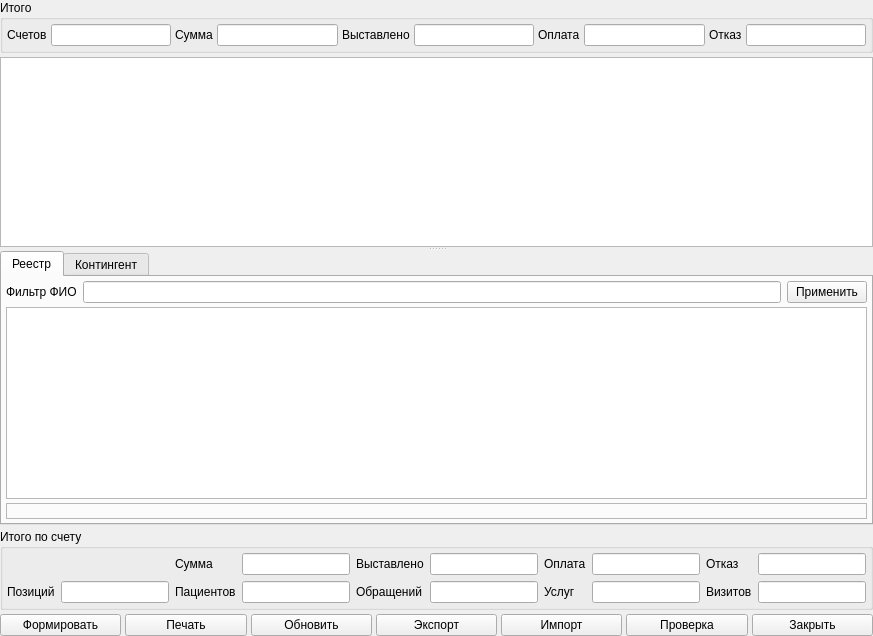
     <widget class="QWidget" name="layoutWidget">
      <layout class="QVBoxLayout">
       <property name="spacing">
        <number>4</number>
       </property>
       <property name="margin">
        <number>0</number>
       </property>
       <item>
        <widget class="QSplitter" name="splitter_2">
         <property name="orientation">
          <enum>Qt::Vertical</enum>
         </property>
         <property name="childrenCollapsible">
          <bool>false</bool>
         </property>
         <widget class="QWidget" name="layoutWidget">
          <layout class="QVBoxLayout">
           <property name="spacing">
            <number>4</number>
           </property>
           <property name="margin">
            <number>0</number>
           </property>
           <item>
            <widget class="QGroupBox" name="groupTotal">
             <property name="title">
              <string>Итого</string>
             </property>
             <layout class="QHBoxLayout">
              <property name="spacing">
               <number>4</number>
              </property>
              <property name="margin">
               <number>4</number>
              </property>
              <item>
               <widget class="QLabel" name="lblTotalAccounts">
                <property name="text">
                 <string>Счетов</string>
                </property>
                <property name="buddy">
                 <cstring>edtTotalAccounts</cstring>
                </property>
               </widget>
              </item>
              <item>
               <widget class="QLineEdit" name="edtTotalAccounts">
                <property name="alignment">
                 <set>Qt::AlignRight</set>
                </property>
                <property name="readOnly">
                 <bool>true</bool>
                </property>
               </widget>
              </item>
              <item>
               <widget class="QLabel" name="lblTotalSum">
                <property name="text">
                 <string>Сумма</string>
                </property>
                <property name="buddy">
                 <cstring>edtTotalSum</cstring>
                </property>
               </widget>
              </item>
              <item>
               <widget class="QLineEdit" name="edtTotalSum">
                <property name="alignment">
                 <set>Qt::AlignRight</set>
                </property>
                <property name="readOnly">
                 <bool>true</bool>
                </property>
               </widget>
              </item>
              <item>
               <widget class="QLabel" name="lblTotalExposed">
                <property name="text">
                 <string>Выставлено</string>
                </property>
                <property name="buddy">
                 <cstring>edtTotalExposed</cstring>
                </property>
               </widget>
              </item>
              <item>
               <widget class="QLineEdit" name="edtTotalExposed">
                <property name="alignment">
                 <set>Qt::AlignRight</set>
                </property>
                <property name="readOnly">
                 <bool>true</bool>
                </property>
               </widget>
              </item>
              <item>
               <widget class="QLabel" name="lblTotalPayed">
                <property name="text">
                 <string>Оплата</string>
                </property>
                <property name="buddy">
                 <cstring>edtTotalPayed</cstring>
                </property>
               </widget>
              </item>
              <item>
               <widget class="QLineEdit" name="edtTotalPayed">
                <property name="alignment">
                 <set>Qt::AlignRight</set>
                </property>
                <property name="readOnly">
                 <bool>true</bool>
                </property>
               </widget>
              </item>
              <item>
               <widget class="QLabel" name="lblTotalRejected">
                <property name="text">
                 <string>Отказ</string>
                </property>
                <property name="buddy">
                 <cstring>edtTotalRefused</cstring>
                </property>
               </widget>
              </item>
              <item>
               <widget class="QLineEdit" name="edtTotalRefused">
                <property name="alignment">
                 <set>Qt::AlignRight</set>
                </property>
                <property name="readOnly">
                 <bool>true</bool>
                </property>
               </widget>
              </item>
             </layout>
            </widget>
           </item>
           <item>
            <widget class="CTableView" name="tblAccounts"/>
           </item>
          </layout>
         </widget>
         <widget class="QWidget" name="layoutWidget">
          <layout class="QVBoxLayout">
           <property name="spacing">
            <number>4</number>
           </property>
           <property name="margin">
            <number>0</number>
           </property>
           <item>
            <widget class="QTabWidget" name="tabWidget_2">
             <property name="currentIndex">
              <number>0</number>
             </property>
             <widget class="QWidget" name="tab">
              <attribute name="title">
               <string>Реестр</string>
              </attribute>
              <layout class="QGridLayout">
               <property name="margin">
                <number>4</number>
               </property>
               <property name="spacing">
                <number>4</number>
               </property>
               <item row="2" column="0">
                <widget class="CTableView" name="tblAccountItems"/>
               </item>
               <item row="3" column="0">
                <widget class="QLabel" name="lblAccountItemInfo">
                 <property name="sizePolicy">
                  <sizepolicy hsizetype="Preferred" vsizetype="Preferred">
                   <horstretch>0</horstretch>
                   <verstretch>0</verstretch>
                  </sizepolicy>
                 </property>
                 <property name="frameShape">
                  <enum>QFrame::StyledPanel</enum>
                 </property>
                 <property name="frameShadow">
                  <enum>QFrame::Sunken</enum>
                 </property>
                 <property name="lineWidth">
                  <number>1</number>
                 </property>
                 <property name="midLineWidth">
                  <number>0</number>
                 </property>
                 <property name="text">
                  <string/>
                 </property>
                 <property name="wordWrap">
                  <bool>true</bool>
                 </property>
                </widget>
               </item>
               <item row="1" column="0">
                <widget class="QWidget" name="filter" native="true">
                 <layout class="QHBoxLayout" name="horizontalLayout">
                  <property name="margin">
                   <number>0</number>
                  </property>
                  <item>
                   <widget class="QLabel" name="lblFioFilter">
                    <property name="text">
                     <string>Фильтр ФИО</string>
                    </property>
                    <property name="buddy">
                     <cstring>edtFioFilter</cstring>
                    </property>
                   </widget>
                  </item>
                  <item>
                   <widget class="QLineEdit" name="edtFioFilter"/>
                  </item>
                  <item>
                   <widget class="QPushButton" name="btnApplyFilter">
                    <property name="text">
                     <string>Применить</string>
                    </property>
                   </widget>
                  </item>
                 </layout>
                </widget>
               </item>
              </layout>
             </widget>
             <widget class="QWidget" name="tab_2">
              <attribute name="title">
               <string>Контингент</string>
              </attribute>
              <layout class="QGridLayout">
               <property name="margin">
                <number>4</number>
               </property>
               <property name="spacing">
                <number>4</number>
               </property>
               <item row="0" column="0">
                <widget class="CTableView" name="tblAccountContingent"/>
               </item>
              </layout>
             </widget>
            </widget>
           </item>
           <item>
            <widget class="QGroupBox" name="groupAccount">
             <property name="title">
              <string>Итого по счету</string>
             </property>
             <layout class="QGridLayout" name="gridLayout">
              <property name="margin">
               <number>4</number>
              </property>
              <item row="0" column="8">
               <widget class="QLabel" name="lblAccountRejected">
                <property name="text">
                 <string>Отказ</string>
                </property>
                <property name="buddy">
                 <cstring>edtAccountItemsRefused</cstring>
                </property>
               </widget>
              </item>
              <item row="1" column="9">
               <widget class="QLineEdit" name="edtAccountItemsVisitsCount">
                <property name="alignment">
                 <set>Qt::AlignRight|Qt::AlignTrailing|Qt::AlignVCenter</set>
                </property>
                <property name="readOnly">
                 <bool>true</bool>
                </property>
               </widget>
              </item>
              <item row="0" column="9">
               <widget class="QLineEdit" name="edtAccountItemsRefused">
                <property name="alignment">
                 <set>Qt::AlignRight</set>
                </property>
                <property name="readOnly">
                 <bool>true</bool>
                </property>
               </widget>
              </item>
              <item row="1" column="3">
               <widget class="QLineEdit" name="edtAccountItemsClientsCount">
                <property name="alignment">
                 <set>Qt::AlignRight|Qt::AlignTrailing|Qt::AlignVCenter</set>
                </property>
                <property name="readOnly">
                 <bool>true</bool>
                </property>
               </widget>
              </item>
              <item row="1" column="5">
               <widget class="QLineEdit" name="edtAccountItemsEventsCount">
                <property name="alignment">
                 <set>Qt::AlignRight|Qt::AlignTrailing|Qt::AlignVCenter</set>
                </property>
                <property name="readOnly">
                 <bool>true</bool>
                </property>
               </widget>
              </item>
              <item row="0" column="6">
               <widget class="QLabel" name="lblAccountPayed">
                <property name="text">
                 <string>Оплата</string>
                </property>
                <property name="buddy">
                 <cstring>edtAccountItemsPayed</cstring>
                </property>
               </widget>
              </item>
              <item row="0" column="7">
               <widget class="QLineEdit" name="edtAccountItemsPayed">
                <property name="alignment">
                 <set>Qt::AlignRight</set>
                </property>
                <property name="readOnly">
                 <bool>true</bool>
                </property>
               </widget>
              </item>
              <item row="1" column="6">
               <widget class="QLabel" name="lblAccountActionsCount">
                <property name="text">
                 <string>Услуг</string>
                </property>
               </widget>
              </item>
              <item row="1" column="4">
               <widget class="QLabel" name="lblAccountEventsCount">
                <property name="text">
                 <string>Обращений</string>
                </property>
               </widget>
              </item>
              <item row="1" column="7">
               <widget class="QLineEdit" name="edtAccountItemsActionsCount">
                <property name="alignment">
                 <set>Qt::AlignRight|Qt::AlignTrailing|Qt::AlignVCenter</set>
                </property>
                <property name="readOnly">
                 <bool>true</bool>
                </property>
               </widget>
              </item>
              <item row="1" column="8">
               <widget class="QLabel" name="lblAccountVisitsCount">
                <property name="text">
                 <string>Визитов</string>
                </property>
               </widget>
              </item>
              <item row="1" column="2">
               <widget class="QLabel" name="lblAccountClientsCount">
                <property name="text">
                 <string>Пациентов</string>
                </property>
               </widget>
              </item>
              <item row="1" column="0">
               <widget class="QLabel" name="lblAccountItemsCount">
                <property name="text">
                 <string>Позиций</string>
                </property>
                <property name="buddy">
                 <cstring>edtAccountItemsCount</cstring>
                </property>
               </widget>
              </item>
              <item row="1" column="1">
               <widget class="QLineEdit" name="edtAccountItemsCount">
                <property name="alignment">
                 <set>Qt::AlignRight</set>
                </property>
                <property name="readOnly">
                 <bool>true</bool>
                </property>
               </widget>
              </item>
              <item row="0" column="5">
               <widget class="QLineEdit" name="edtAccountItemsExposed">
                <property name="alignment">
                 <set>Qt::AlignRight</set>
                </property>
                <property name="readOnly">
                 <bool>true</bool>
                </property>
               </widget>
              </item>
              <item row="0" column="4">
               <widget class="QLabel" name="lblAccountExposed">
                <property name="text">
                 <string>Выставлено</string>
                </property>
                <property name="buddy">
                 <cstring>edtAccountItemsExposed</cstring>
                </property>
               </widget>
              </item>
              <item row="0" column="2">
               <widget class="QLabel" name="lblAccountSum">
                <property name="text">
                 <string>Сумма</string>
                </property>
                <property name="buddy">
                 <cstring>edtAccountItemsSum</cstring>
                </property>
               </widget>
              </item>
              <item row="0" column="3">
               <widget class="QLineEdit" name="edtAccountItemsSum">
                <property name="alignment">
                 <set>Qt::AlignRight</set>
                </property>
                <property name="readOnly">
                 <bool>true</bool>
                </property>
               </widget>
              </item>
             </layout>
            </widget>
           </item>
          </layout>
         </widget>
        </widget>
       </item>
       <item>
        <layout class="QHBoxLayout" stretch="0,0,0,0,0,0,0">
         <property name="spacing">
          <number>4</number>
         </property>
         <property name="margin">
          <number>0</number>
         </property>
         <item>
          <widget class="QPushButton" name="btnForm">
           <property name="text">
            <string>Формировать</string>
           </property>
          </widget>
         </item>
         <item>
          <widget class="CPrintButton" name="btnPrint">
           <property name="text">
            <string>Печать</string>
           </property>
          </widget>
         </item>
         <item>
          <widget class="QPushButton" name="btnRefresh">
           <property name="text">
            <string>Обновить</string>
           </property>
          </widget>
         </item>
         <item>
          <widget class="QPushButton" name="btnExport">
           <property name="text">
            <string>Экспорт</string>
           </property>
          </widget>
         </item>
         <item>
          <widget class="QPushButton" name="btnImport">
           <property name="text">
            <string>Импорт</string>
           </property>
          </widget>
         </item>
         <item>
          <widget class="QPushButton" name="btnCheck">
           <property name="text">
            <string>Проверка</string>
           </property>
          </widget>
         </item>
         <item>
          <widget class="QPushButton" name="btnClose">
           <property name="text">
            <string>Закрыть</string>
           </property>
          </widget>
         </item>
        </layout>
       </item>
      </layout>
     </widget>
